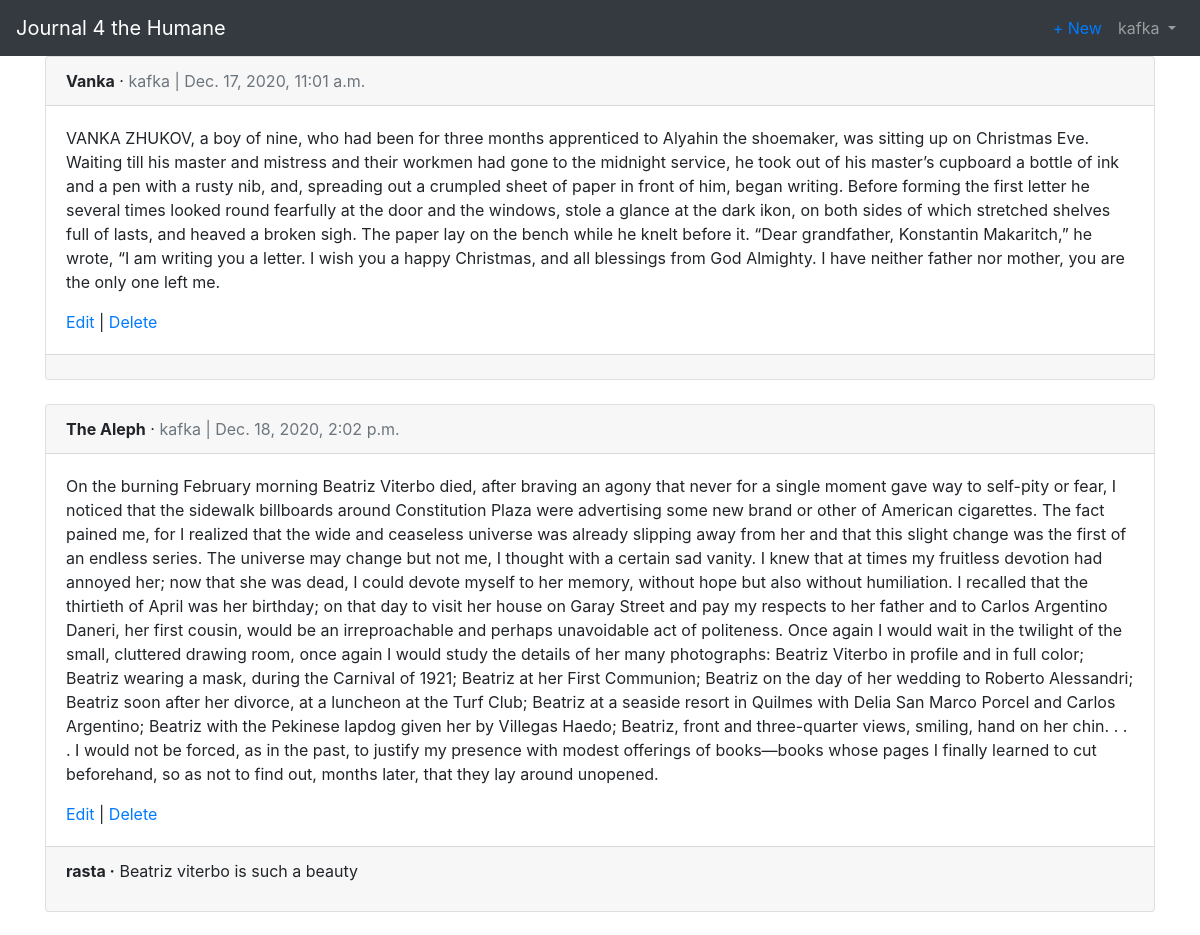
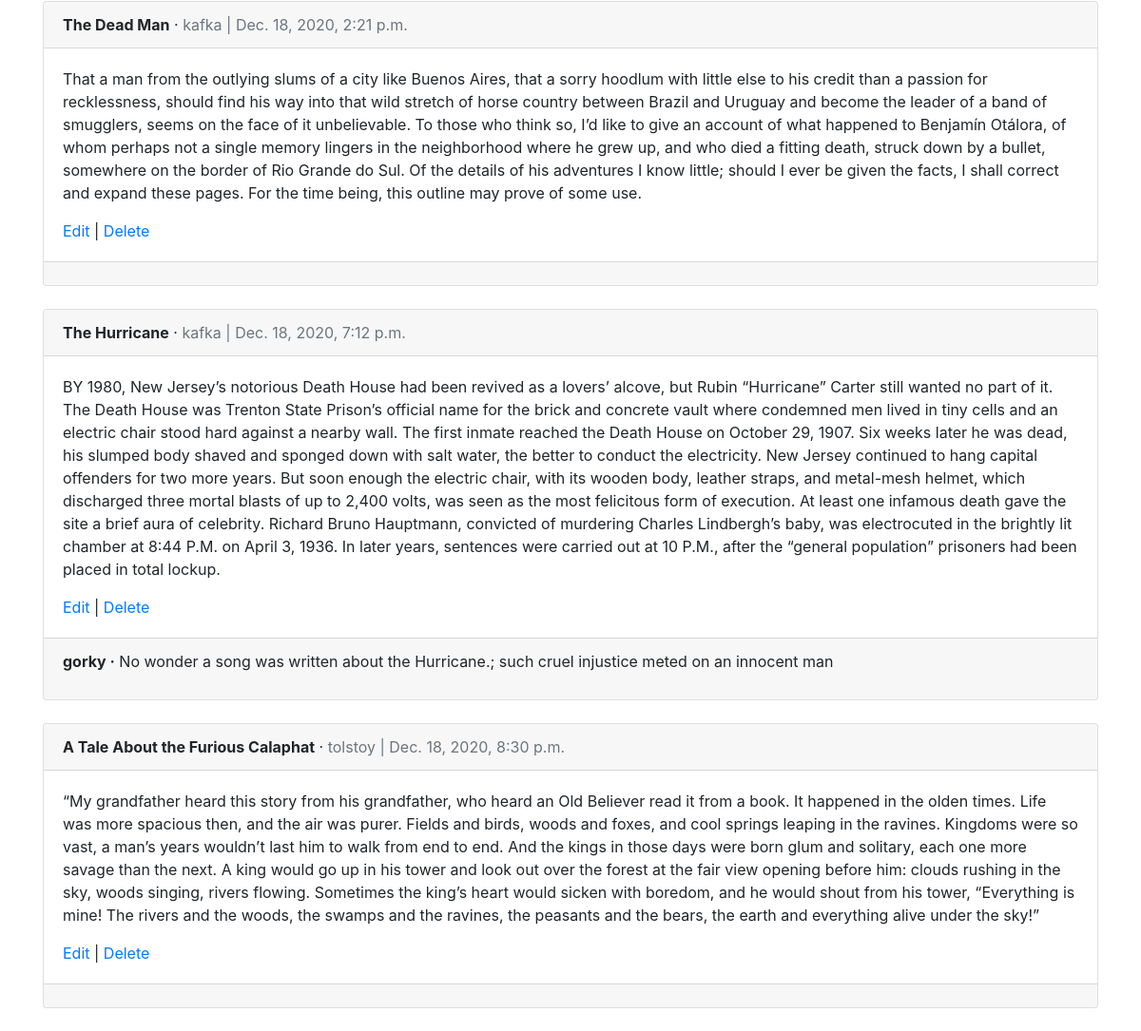
The page /articles/ (signed in) on the database its author committed (2 pictures, top to bottom).
### users/models.py (models this page shows)
class CustomUser(AbstractUser):
    age = models.PositiveIntegerField(null=True, blank=True)

### articles/models.py (models this page shows, shortened)
class Article(models.Model):
    title = models.CharField(max_length=255)
    body = models.TextField()
    date = models.DateTimeField(auto_now_add=True)
    author = models.ForeignKey(
        get_user_model(),
        on_delete=models.CASCADE,
    )

class Comment(models.Model):
    article = models.ForeignKey(Article,
        on_delete=models.CASCADE,
        related_name='comments'
    )
    comment = models.CharField(max_length=140)
    author = models.ForeignKey(
        get_user_model(),
        on_delete=models.CASCADE,
    )
    def __str__(self):
        return self.comment

### articles/views.py (the view)
# urls.py: path('', ArticleListView.as_view(), name='article_list'),
class ArticleListView(LoginRequiredMixin, ListView):
    model = Article
    template_name = 'article_list.html'
    login_url = 'login'

### templates/article_list.html (shortened to what this page needs)
{% extends 'base.html' %}
{% block content %}
    {% for article in object_list %}
        <div class="card">
            <div class="card-header">
                <span class="font-weight-bold">{{ article.title }}</span> &middot;
                <span class="text-muted">{{ article.author }} |
                {{ article.date }}</span>
            </div>
            <div class="card-body">
                <p>{{ article.body }}</p>
                <a href="{% url 'article_edit' article.pk %}">Edit</a> |
                    <a href="{% url 'article_delete' article.pk %}">Delete</a>
            </div>
            <div class="card-footer">
                {% for comment in article.comments.all %}
                <p>
                    <span class="font-weight-bold">{{ comment.author }} &middot;</span>
                    {{ comment }}
                </p>
                {% endfor %}
            </div>
            </div>
        <br />
    {% endfor %}
{% endblock content %}

### templates/base.html (shortened to what this page needs)
<!DOCTYPE html>
<html lang="en">
<head>
  <link rel="stylesheet" href="https://stackpath.bootstrapcdn.com/bootstrap/4.5.0/css/bootstrap.min.css">
</head>
<body>
  <nav class="navbar navbar-expand-lg navbar-dark bg-dark">
    <a class="navbar-brand" href="{% url 'home' %}">Journal 4 the Humane</a>
    <div class="collapse navbar-collapse" id="navbarSupportedContent">
      {% if user.is_authenticated %}
        <ul class="navbar-nav ml-auto">
          <li class="nav-link"><a href="{% url 'article_create' %}">+ New</a></li>
          <li class="nav-item">
            <a class="nav-link dropdown-toggle" href="#" id="navbarDropdown" role="button" data-toggle="dropdown" aria-haspopup="true" aria-expanded="false">
              {{ user.username }}
            </a>
          </li>
        </ul>
      {% endif %}
    </div>
  </nav>
  <main>
    <div class="container">
      {% block content %}
      {% endblock content %}
    </div>
  </main>
</body>
</html>

### rows shown on the page
CustomUser: username "kafka"
Article: title "Vanka", author "kafka", date "Dec. 17, 2020, 11:01 a.m.", body "VANKA ZHUKOV, a boy of nine, who had been for three months apprenticed to Alyahin the shoemaker, was sitting up on Christmas Eve. Waiting till his master and mistress and their workmen had gone to the midnight service, he took out of his master’s cupboard a bottle of ink and a pen with a rusty nib, and, spreading out a crumpled sheet of paper in front of him, began writing. Before forming the first letter he several times looked round fearfully at the door and the windows, stole a glance at the dark ikon, on both sides of which stretched shelves full of lasts, and heaved a broken sigh. The paper lay on the bench while he knelt before it. “Dear grandfather, Konstantin Makaritch,” he wrote,…"
Article: title "The Aleph", author "kafka", date "Dec. 18, 2020, 2:02 p.m.", body "On the burning February morning Beatriz Viterbo died, after braving an agony that never for a single moment gave way to self-pity or fear, I noticed that the sidewalk billboards around Constitution Plaza were advertising some new brand or other of American cigarettes. The fact pained me, for I realized that the wide and ceaseless universe was already slipping away from her and that this slight change was the first of an endless series. The universe may change but not me, I thought with a certain sad vanity. I knew that at times my fruitless devotion had annoyed her; now that she was dead, I could devote myself to her memory, without hope but also without humiliation. I recalled that the…"
Comment: author "rasta", comment "Beatriz viterbo is such a beauty"
Article: title "The Dead Man", author "kafka", date "Dec. 18, 2020, 2:21 p.m.", body "That a man from the outlying slums of a city like Buenos Aires, that a sorry hoodlum with little else to his credit than a passion for recklessness, should find his way into that wild stretch of horse country between Brazil and Uruguay and become the leader of a band of smugglers, seems on the face of it unbelievable. To those who think so, I’d like to give an account of what happened to Benjamín Otálora, of whom perhaps not a single memory lingers in the neighborhood where he grew up, and who died a fitting death, struck down by a bullet, somewhere on the border of Rio Grande do Sul. Of the details of his adventures I know little; should I ever be given the facts, I shall correct and…"
Article: title "The Hurricane", author "kafka", date "Dec. 18, 2020, 7:12 p.m.", body "BY 1980, New Jersey’s notorious Death House had been revived as a lovers’ alcove, but Rubin “Hurricane” Carter still wanted no part of it. The Death House was Trenton State Prison’s official name for the brick and concrete vault where condemned men lived in tiny cells and an electric chair stood hard against a nearby wall. The first inmate reached the Death House on October 29, 1907. Six weeks later he was dead, his slumped body shaved and sponged down with salt water, the better to conduct the electricity. New Jersey continued to hang capital offenders for two more years. But soon enough the electric chair, with its wooden body, leather straps, and metal-mesh helmet, which discharged three…"
Comment: author "gorky", comment "No wonder a song was written about the Hurricane.; such cruel injustice meted on an innocent man"
Article: title "A Tale About the Furious Calaphat", author "tolstoy", date "Dec. 18, 2020, 8:30 p.m.", body "“My grandfather heard this story from his grandfather, who heard an Old Believer read it from a book. It happened in the olden times. Life was more spacious then, and the air was purer. Fields and birds, woods and foxes, and cool springs leaping in the ravines. Kingdoms were so vast, a man’s years wouldn’t last him to walk from end to end. And the kings in those days were born glum and solitary, each one more savage than the next. A king would go up in his tower and look out over the forest at the fair view opening before him: clouds rushing in the sky, woods singing, rivers flowing. Sometimes the king’s heart would sicken with boredom, and he would shout from his tower, “Everything is…"
